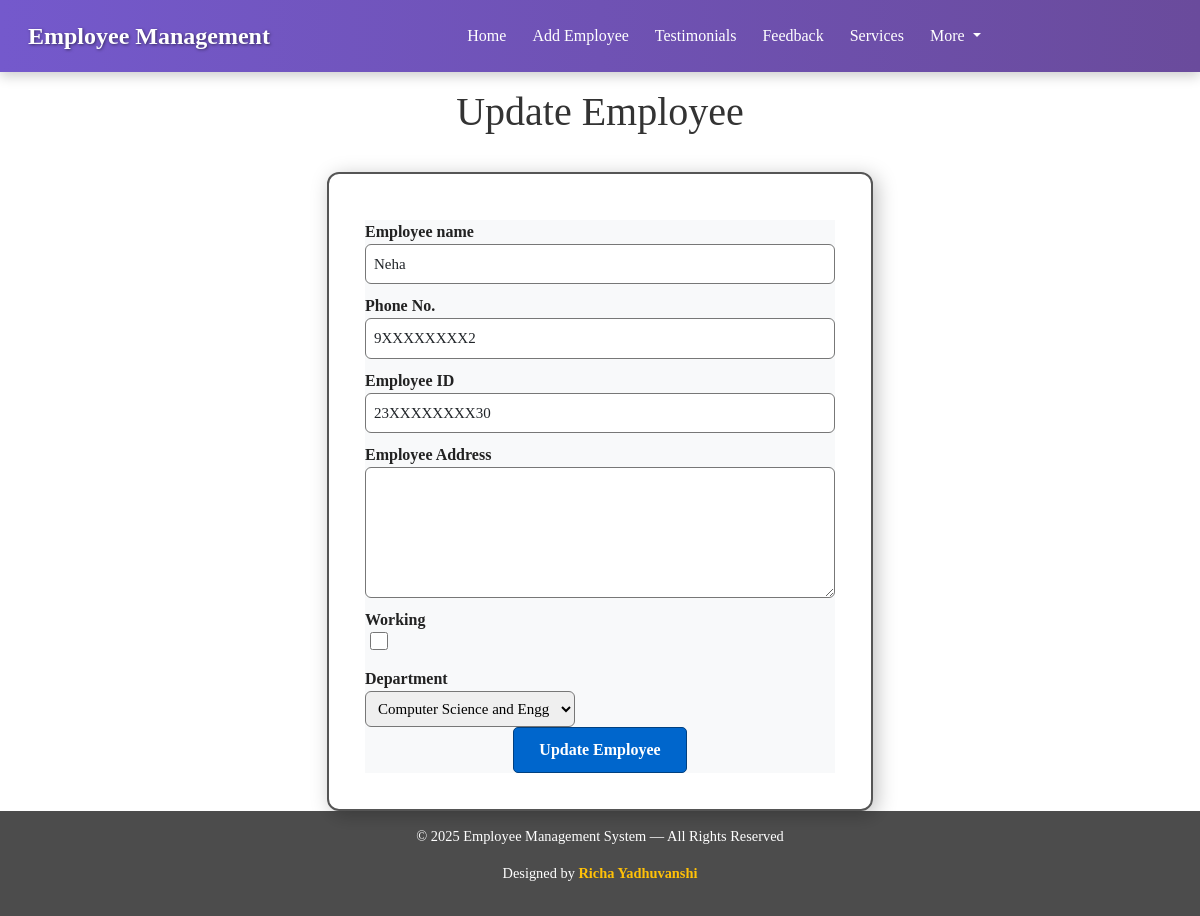
Screenshot of /emp/update-emp/7 with the database file from the repository.
### emp/models.py (models this page shows, shortened)
class Emp(models.Model):
    name = models.CharField(max_length=200)
    emp_id = models.CharField(max_length=200)
    phone = models.CharField(max_length=10)
    address = models.CharField(max_length=150)
    working = models.BooleanField(default=True)
    department = models.CharField(max_length=10)

### emp/views.py (the view)
# urls.py: path("update-emp/<int:emp_id>",update_emp),
def update_emp(request,emp_id):
    emp =Emp.objects.get(pk=emp_id)
    return render(request,"emp/update_emp.html",{
        'emp':emp
    })

### templates/emp/update_emp.html (shortened to what this page needs)
<!doctype html>
<html lang="en">
  <head>
    <link href="https://cdn.jsdelivr.net/npm/bootstrap@5.0.2/dist/css/bootstrap.min.css" rel="stylesheet">
  </head>
  <body>
    {% include 'emp/navbar.html' %}
    <h1 class="text-center my-3">Update Employee</h1>
    <div class="container">
        <div class="row">
            <div class="col-md-6 offset-md-3">
                <div class="card">
                    <div class="card-body">
                        <form action="/emp/do-update-emp/{{emp.id}}" method="POST" class="bg bg-light">
                            <div class="md-3">
                                <lable for="name">Employee name</lable>
                                <input id="name"
                                type="text"
                                class="form-control"
                                placeholder="Enter Employee name" name="emp_name"
                                value="{{emp.name}}">
                            </div>
                            <div class="md-3">
                                <lable for="phone">Phone No.</lable>
                                <input id="phone"
                                type="text"
                                class="form-control"
                                placeholder="enter your phone no." name="emp_phone"
                                value ="{{emp.phone}}">
                            </div>
                            <div class="md-3">
                                <lable for="id">Employee ID</lable>
                                <input id="id"
                                type="text"
                                class="form-control"
                                placeholder="Enter your id" name="emp_id"
                                value="{{emp.emp_id}}">
                            </div>
                            <div class="md-3">
                                <lable for="address">Employee Address</lable>
                                <textarea name="emp_address"
                                id="address"
                                cols="30" rows="5"
                                class="form-control"
                                value ="{{emp.address}}"></textarea>
                            </div>
                            <div class="md-3 from-check">
                                <lable for="working">Working</lable>
                                <input id="working"
                                name="emp_working"
                                type="checkbox"
                                class="from-check-input">
                            </div>
                            <div class="md-3">
                                <lable for="department">Department</lable>
                                <select value ="{{emp.department}}" name="emp_department" id="department">
                                    <option value="CSE">Computer Science and Engg</option>
                                </select>
                            </div>
                            <div class="container text-center">
                                <button class="btn">
                                    Update Employee
                                </button>
                            </div>
                        </form>
                    </div>
                </div>
            </div>
        </div>
    </div>
    <footer class="footer">
        <p>© 2025 Employee Management System — All Rights Reserved</p>
        <p>Designed by <b>Richa Yadhuvanshi</b></p>
    </footer>
  </body>
</html>

### templates/emp/update_emp.html (style rules this page uses)
body { background: linear-gradient(rgba(255, 255, 255, 0.85), rgba(255, 255, 255, 0.85)), url('https://images.unsplash.com/photo-1531746790731-6c087fecd65a?auto=format&fit=crop&w=1600&q=80') no-repeat center center fixed; background-size: cover; font-family: "Times New Roman", Georgia, serif; color: #333; }
.card { border: 2px solid #555; border-radius: 12px; box-shadow: 4px 4px 20px rgba(0,0,0,0.25); background-color: rgba(255, 255, 255, 0.95); padding: 20px; margin-top: 20px; }
lable { font-weight: bold; font-size: 16px; margin-top: 10px; display: block; color: #222; }
input.form-control, textarea.form-control, select { border: 1px solid #777; border-radius: 6px; padding: 8px; font-size: 15px; transition: 0.3s; }
.from-check-input { width: 18px; height: 18px; accent-color: #0066cc; margin-left: 5px; }
button.btn { background-color: #0066cc; color: #fff; font-weight: bold; border-radius: 5px; padding: 10px 25px; border: 1px solid #004080; transition: 0.3s; }
footer.footer { text-align: center; padding: 15px 0; background-color: rgba(0, 0, 0, 0.7); color: #fff; font-family: "Georgia", serif; font-size: 0.9em; width: 100%; bottom: 0; }
footer.footer b { color: #ffc107; }

### rows the page displays
Emp: emp_name "Neha", emp_phone "9XXXXXXXX2", emp_id "23XXXXXXXX30", emp_department "Computer Science and Engg"
